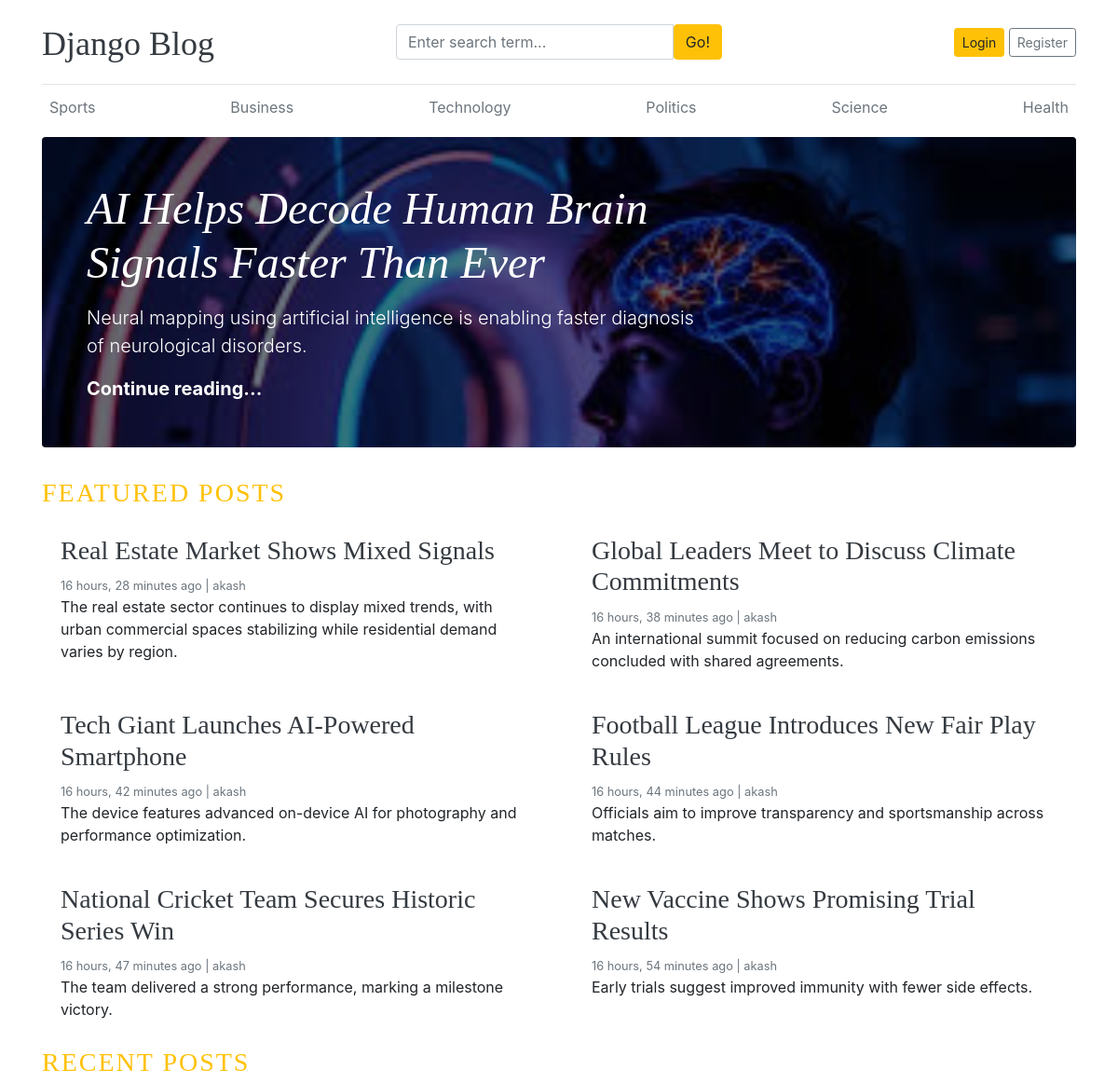
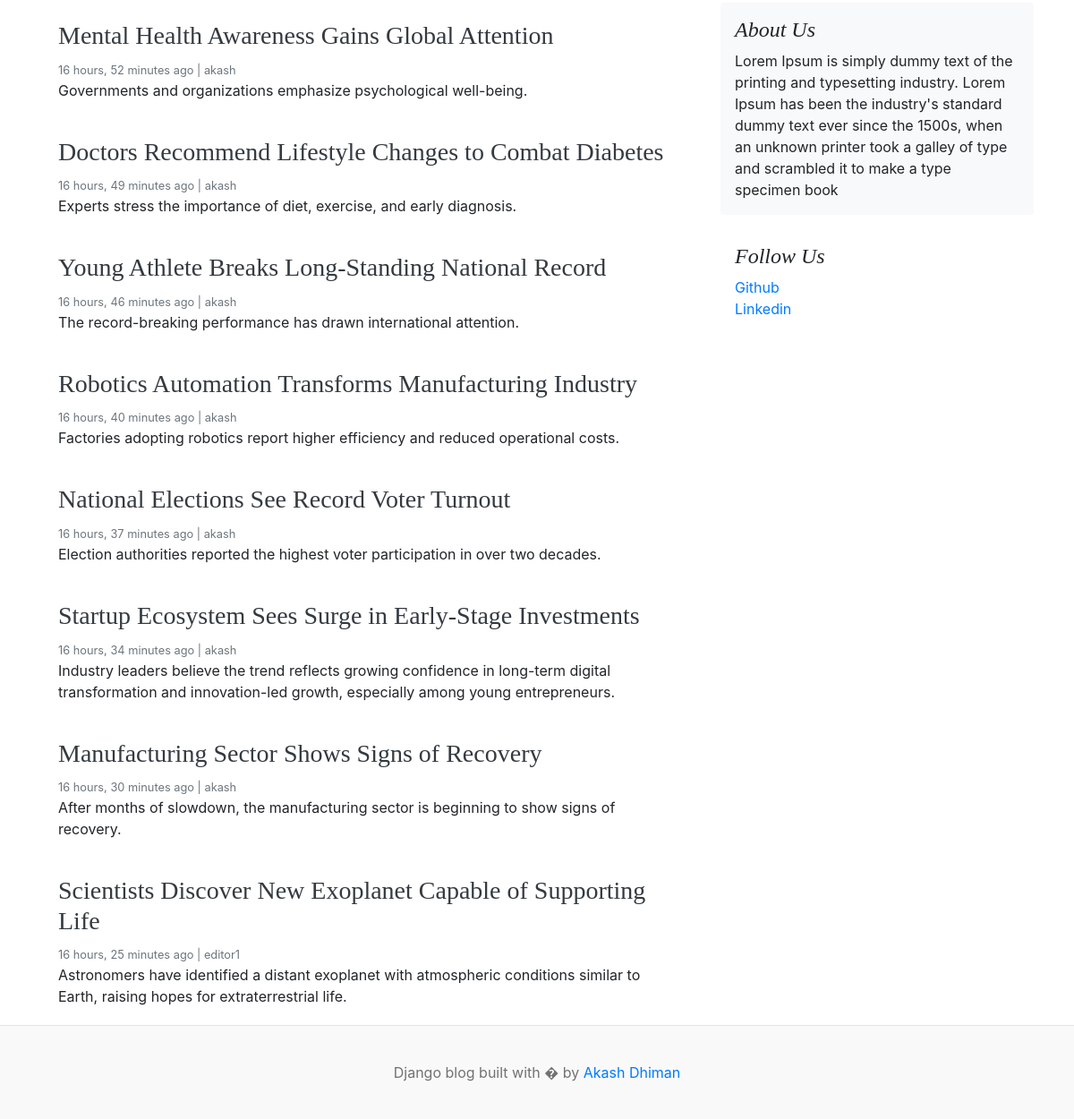
The page / on the database its author committed (2 pictures, top to bottom).
### blogs/models.py (models this page shows, shortened)
class Category(models.Model):
    category_name = models.CharField(max_length=50, unique=True)
    created_at = models.DateTimeField(auto_now_add=True)
    updated_at = models.DateTimeField(auto_now=True)
    class Meta:
        verbose_name_plural = 'Categories'

class Blog(models.Model):
    title = models.CharField(max_length=100)
    slug = models.SlugField(max_length=150, unique=True, blank=True)
    category = models.ForeignKey(Category, on_delete=models.CASCADE)
    author = models.ForeignKey(User, on_delete=models.CASCADE)
    featured_image = models.ImageField(upload_to='uploads/%Y/%m/%d')
    short_description = models.TextField(max_length=500)
    blog_body = models.TextField()
    status = models.CharField(choices=STATUS_CHOICES, default='Draft')
    is_featured = models.BooleanField(default=False)
    created_at = models.DateTimeField(auto_now_add=True)
    updated_at = models.DateTimeField(auto_now=True)

### about/models.py (models this page shows, shortened)
class About(models.Model):
    about_heading = models.CharField(max_length=25)
    about_description = models.TextField(max_length=255)
    created_at = models.DateTimeField(auto_now_add=True)
    updated_at = models.DateTimeField(auto_now=True)
    class Meta:
        verbose_name_plural = 'About'

class SocialLink(models.Model):
    platform = models.CharField(max_length=25)
    link = models.URLField(max_length=100)
    created_at = models.DateTimeField(auto_now_add=True)
    updated_at = models.DateTimeField(auto_now=True)

### blog_main/views.py (the view)
# urls.py: 2. Add a URL to urlpatterns:  path('', views.home, name='home')
def home(request):
    featured_posts = Blog.objects.filter(is_featured=True, status='Published').order_by('-updated_at')
    posts = Blog.objects.filter(is_featured=False, status='Published')
    try:
        about = About.objects.get()
    except:
        about = None
    context = {
        'featured_posts': featured_posts,
        'posts': posts,
        'about': about,
    }
    return render(request, 'home.html', context)

### blogs/context_processors.py (called while the page is built)
def get_categories(request):
    categories = Category.objects.all()
    return dict(categories=categories)

def get_social_links(request):
    social_links = SocialLink.objects.all()
    return dict(social_links=social_links)

### templates/home.html (shortened to what this page needs)
{% extends "base.html" %}
    {% block content %}
      {% for post in featured_posts %}
      {% if forloop.first %}
      <div class="jumbotron p-3 p-md-5 text-white rounded bg-dark" style="background-image: url({{ post.featured_image.url }});background-blend-mode: overlay;background-size:cover;">
          <div class="col-md-8 px-0">
              <h1 class="display-4 font-italic">{{ post.title }}</h1>
              <p class="lead my-3">{{ post.short_description | truncatewords:20 }}</p>
              <p class="lead mb-0"><a href="{% url 'blogs' post.slug %}" class="text-white font-weight-bold">Continue reading...</a></p>
            </div>
        </div>
        {% endif %}
        {% endfor %}
        <h3 class="text-uppercase text-warning" style="letter-spacing: 2px;">Featured Posts</h3>
        <div class="row mb-2">
            {% for post in featured_posts %}
            {% if not forloop.first %}
            <div class="col-md-6">
                <div class="card border-0" >
                    <div class="card-body">
                        <h3>
                            <a href="{% url 'blogs' post.slug %}" class="text-dark">
                                {{ post.title }}
                            </a>
                        </h3>
                        <small class="mb-1 text-muted">{{ post.created_at | timesince }} ago | {{ post.author }}</small>
                        <p class="card-text">{{ post.short_description | truncatewords:20 }}</p>
                    </div>
                </div>
            </div>
            {% endif %}
        {% endfor %}
    </div>
    <h3 class="text-uppercase text-warning" style="letter-spacing: 2px;">Recent Posts</h3>
    <main role="main" class="container p-0">
        <div class="row">
            <div class="col-md-8 blog-main">
                {% for post in posts %}
                <div class="card border-0" >
                    <div class="card-body">
                        <h3>
                            <a href="{% url 'blogs' post.slug %}" class="text-dark">
                                {{ post.title }}
                            </a>
                        </h3>
                        <small class="mb-1 text-muted">{{ post.created_at | timesince }} ago | {{ post.author }}</small>
                        <p class="card-text">{{ post.short_description | truncatewords:20 }}</p>
                    </div>
                </div>
                {% endfor %}
            </div>
            <aside class="col-md-4 blog-sidebar">
                <div class="p-3 mb-3 bg-light rounded">
                    <h4 class="font-italic">{{ about.about_heading }}</h4>
                    <p class="mb-0">{{ about.about_description }}</p>
                </div>
                {% if social_links %}
                <div class="p-3">
                    <h4 class="font-italic">Follow Us</h4>
                    <ol class="list-unstyled">
                        {% for i in social_links %}
                        <li><a href="{{ i.link }}" target="_blank">{{ i.platform }}</a></li>
                        {% endfor %}
                    </ol>
                </div>
                {% endif %}
            </aside>
        </div>
    </main>
</div>
{% endblock %}

### templates/base.html (shortened to what this page needs)
{% load static %}
<!DOCTYPE html>
<html lang="en">
<head>
    <link href="https://getbootstrap.com/docs/4.0/dist/css/bootstrap.min.css" rel="stylesheet">
    <link href="{% static 'css/blog.css' %}" rel="stylesheet">
    <link rel="stylesheet" href="https://cdnjs.cloudflare.com/ajax/libs/font-awesome/4.7.0/css/font-awesome.min.css">
  </head>
<body>
    <div class="container">
      <header class="blog-header py-3">
        <div class="row flex-nowrap justify-content-between align-items-center">
          <div class="col-4 pt-1">
            <a class="blog-header-logo text-dark" href="/">Django Blog</a>
          </div>
          <div class="col-4">
            <form action="{% url 'search' %}" method="GET">
                <div class="input-group">
                    <input class="form-control" type="text" name="keyword" value="{{ keyword }}" placeholder="Enter search term..." aria-label="Enter search term..." aria-describedby="button-search"/>
                    <button type="submit" class="btn btn-warning" id="button-search" type="button">Go!
                    </button>
                </div>
            </form>
          </div>
          <div class="col-4 d-flex justify-content-end align-items-center">
            {%if not user.is_authenticated %}
            <a class="btn btn-sm btn-warning" href="{% url 'login' %}">Login</a> &nbsp;
            <a class="btn btn-sm btn-outline-secondary" href="{% url 'register' %}">Register</a>
            {% endif %}
          </div>
        </div>
      </header>
      <div class="nav-scroller py-1 mb-2">
        <nav class="nav d-flex justify-content-between">
            {% for cat in categories %}
            <a class="p-2 text-muted" href="{% url 'posts_by_category' cat.id %}">{{ cat.category_name }}</a>
            {% endfor %}
        </nav>
      </div>
{% block content %}
{% endblock %}
<footer class="blog-footer">
  <p>Django blog built with � by <a href="#">Akash Dhiman</a></p>
</footer>
</body>
</html>

### blog_main/static/css/blog.css (style rules this page uses)
.blog-header { border-bottom: 1px solid #e5e5e5; }
.blog-header-logo { font-family: "Playfair Display", Georgia, "Times New Roman", serif; font-size: 2.25rem; }
h1, h2, h3, h4, h5, h6 { font-family: "Playfair Display", Georgia, "Times New Roman", serif; }
.display-4 { font-size: 2.5rem; }
@media (min-width: 768px) { .display-4 { font-size: 3rem; } }
.blog-footer { padding: 2.5rem 0; color: #727272; text-align: center; background-color: #f9f9f9; border-top: .05rem solid #e5e5e5; }
.blog-footer p:last-child { margin-bottom: 0; }

### rows shown on the page
Category: category_name "Sports"
Category: category_name "Business"
Category: category_name "Technology"
Category: category_name "Politics"
Category: category_name "Science"
Category: category_name "Health"
Blog: featured_image (picture), title "AI Helps Decode Human Brain Signals Faster Than Ever", short_description "Neural mapping using artificial intelligence is enabling faster diagnosis of neurological disorders."
Blog: title "Real Estate Market Shows Mixed Signals", created_at "16 hours, 28 minutes", author "akash", short_description "The real estate sector continues to display mixed trends, with urban commercial spaces stabilizing while residential demand varies by region."
Blog: title "Global Leaders Meet to Discuss Climate Commitments", created_at "16 hours, 38 minutes", author "akash", short_description "An international summit focused on reducing carbon emissions concluded with shared agreements."
Blog: title "Tech Giant Launches AI-Powered Smartphone", created_at "16 hours, 42 minutes", author "akash", short_description "The device features advanced on-device AI for photography and performance optimization."
Blog: title "Football League Introduces New Fair Play Rules", created_at "16 hours, 44 minutes", author "akash", short_description "Officials aim to improve transparency and sportsmanship across matches."
Blog: title "National Cricket Team Secures Historic Series Win", created_at "16 hours, 47 minutes", author "akash", short_description "The team delivered a strong performance, marking a milestone victory."
Blog: title "New Vaccine Shows Promising Trial Results", created_at "16 hours, 54 minutes", author "akash", short_description "Early trials suggest improved immunity with fewer side effects."
Blog: title "Mental Health Awareness Gains Global Attention", created_at "16 hours, 52 minutes", author "akash", short_description "Governments and organizations emphasize psychological well-being."
Blog: title "Doctors Recommend Lifestyle Changes to Combat Diabetes", created_at "16 hours, 49 minutes", author "akash", short_description "Experts stress the importance of diet, exercise, and early diagnosis."
Blog: title "Young Athlete Breaks Long-Standing National Record", created_at "16 hours, 46 minutes", author "akash", short_description "The record-breaking performance has drawn international attention."
Blog: title "Robotics Automation Transforms Manufacturing Industry", created_at "16 hours, 40 minutes", author "akash", short_description "Factories adopting robotics report higher efficiency and reduced operational costs."
Blog: title "National Elections See Record Voter Turnout", created_at "16 hours, 37 minutes", author "akash", short_description "Election authorities reported the highest voter participation in over two decades."
Blog: title "Startup Ecosystem Sees Surge in Early-Stage Investments", created_at "16 hours, 34 minutes", author "akash", short_description "Industry leaders believe the trend reflects growing confidence in long-term digital transformation and innovation-led growth, especially among young entrepreneurs."
Blog: title "Manufacturing Sector Shows Signs of Recovery", created_at "16 hours, 30 minutes", author "akash", short_description "After months of slowdown, the manufacturing sector is beginning to show signs of recovery."
Blog: title "Scientists Discover New Exoplanet Capable of Supporting Life", created_at "16 hours, 25 minutes", author "editor1", short_description "Astronomers have identified a distant exoplanet with atmospheric conditions similar to Earth, raising hopes for extraterrestrial life."
About: about_heading "About Us", about_description "Lorem Ipsum is simply dummy text of the printing and typesetting industry. Lorem Ipsum has been the industry's standard dummy text ever since the 1500s, when an unknown printer took a galley of type and scrambled it to make a type specimen book"
SocialLink: platform "Github"
SocialLink: platform "Linkedin"
